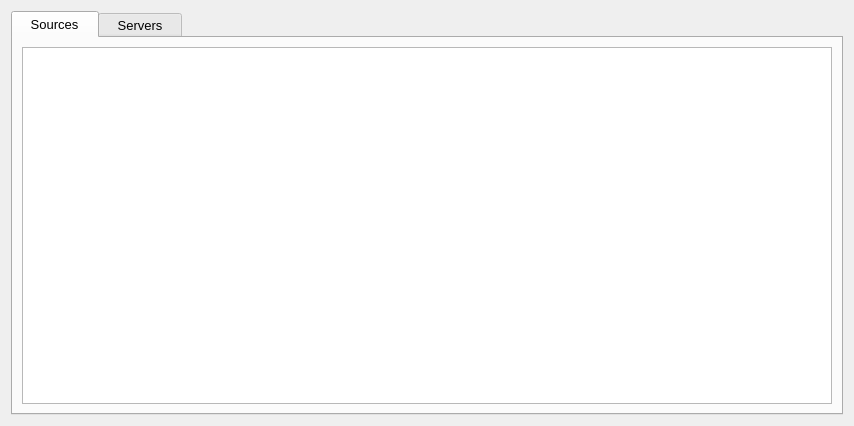
<?xml version="1.0" encoding="UTF-8"?>
<ui version="4.0">
 <class>CompleteWin</class>
 <widget class="QWidget" name="CompleteWin">
  <property name="geometry">
   <rect>
    <x>0</x>
    <y>0</y>
    <width>854</width>
    <height>426</height>
   </rect>
  </property>
  <property name="windowTitle">
   <string>Full Table</string>
  </property>
  <layout class="QGridLayout" name="gridLayout">
   <item row="0" column="0">
    <widget class="QTabWidget" name="tabWidget">
     <property name="font">
      <font>
       <pointsize>10</pointsize>
      </font>
     </property>
     <property name="tabPosition">
      <enum>QTabWidget::North</enum>
     </property>
     <property name="tabShape">
      <enum>QTabWidget::Rounded</enum>
     </property>
     <property name="currentIndex">
      <number>0</number>
     </property>
     <property name="elideMode">
      <enum>Qt::ElideMiddle</enum>
     </property>
     <widget class="QWidget" name="tab">
      <attribute name="title">
       <string>  Sources  </string>
      </attribute>
      <layout class="QGridLayout" name="gridLayout_2">
       <item row="0" column="0">
        <widget class="QTableView" name="sourceTable"/>
       </item>
      </layout>
     </widget>
     <widget class="QWidget" name="tab_2">
      <attribute name="title">
       <string>  Servers  </string>
      </attribute>
      <layout class="QGridLayout" name="gridLayout_3">
       <item row="0" column="0">
        <widget class="QTableView" name="serverTable"/>
       </item>
      </layout>
     </widget>
    </widget>
   </item>
  </layout>
 </widget>
 <resources/>
 <connections/>
</ui>
